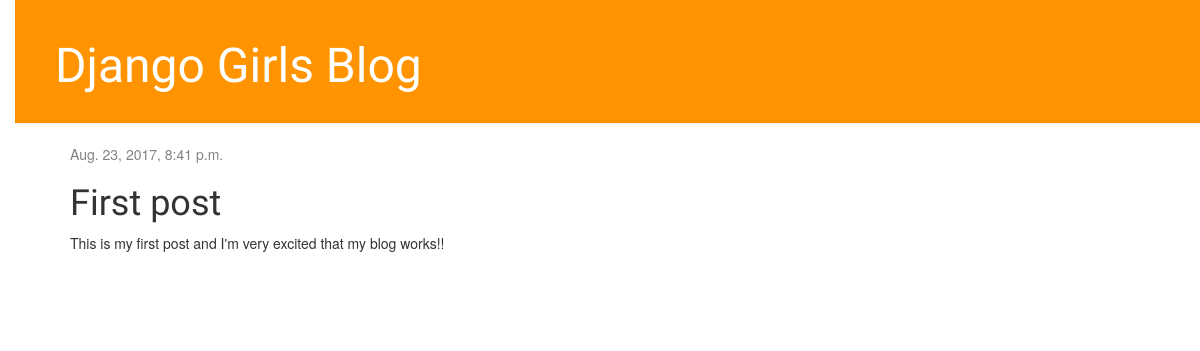
Before: /post/1/ with the older database file.
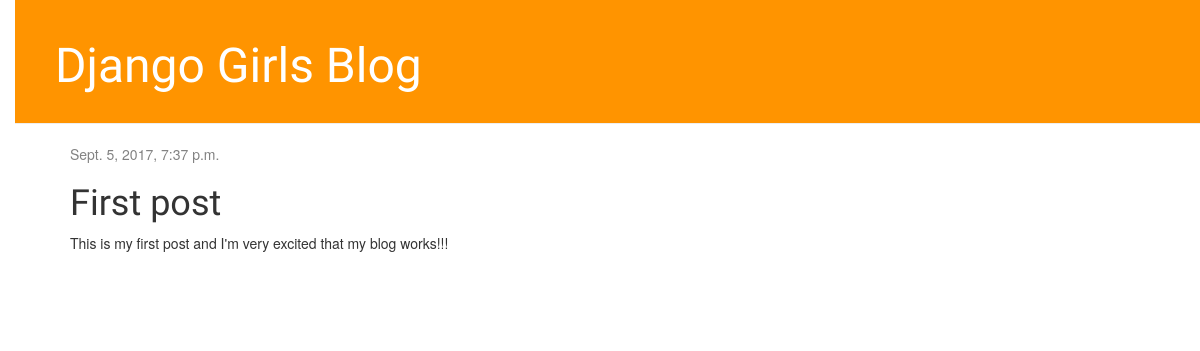
After: the same page with the newer database file.
### blog/models.py (models this page shows, shortened)
class Post(models.Model):
    author = models.ForeignKey('auth.User')
    title = models.CharField(max_length=200)
    text = models.TextField()
    created_date = models.DateTimeField(
            default=timezone.now)
    published_date = models.DateTimeField(
            blank=True, null=True)

### blog/views.py (the view)
# urls.py: url(r'^post/(?P<pk>\d+)/$', views.post_detail, name='post_detail'),
def post_detail(request, pk):
   post = get_object_or_404(Post, pk=pk)
   return render(request, 'blog/post_detail.html', {'post': post})

### blog/templates/blog/post_detail.html (shortened to what this page needs)
{% extends 'blog/base.html' %}
{% load staticfiles %}
		{% block content %}
		<div class="post">
        {% if post.published_date %}
            <div class="date">
                {{ post.published_date }}
            </div>
        {% endif %}
        <h1>{{ post.title }}</h1>
        <p>{{ post.text|linebreaksbr }}</p>
		</div>
		{% endblock %}

### blog/templates/blog/base.html (shortened to what this page needs)
{% load staticfiles %}
<html>
    <head>
		<link rel="stylesheet" href="//maxcdn.bootstrapcdn.com/bootstrap/3.2.0/css/bootstrap.min.css">
		<link rel="stylesheet" href="//maxcdn.bootstrapcdn.com/bootstrap/3.2.0/css/bootstrap-theme.min.css">
		<link rel="stylesheet" href="{% static 'css/blog.css' %}">
    </head>
    <body>
    <div class="page-header">
        <h1><a href="/">Django Girls Blog</a></h1>
    </div>
    <div class="content container">
        <div class="row">
            <div class="col-md-8">
            {% block content %}
            {% endblock %}
            </div>
        </div>
    </div>
	</body>
</html>

### blog/static/css/blog.css (style rules this page uses)
h1 a { color: #FCA205; font-family: 'Lobster'; }
body { padding-left: 15px; }
.page-header { background-color: #ff9400; margin-top: 0; padding: 20px 20px 20px 40px; }
.page-header h1, .page-header h1 a, .page-header h1 a:visited, .page-header h1 a:active { color: #ffffff; font-size: 36pt; text-decoration: none; }
.content { margin-left: 40px; }
h1, h2, h3, h4 { font-family: 'Lobster', cursive; }
.date { color: #828282; }
.post { margin-bottom: 70px; }

Changed rows visible on the page:
changed Post "First post": published_date "Aug. 23, 2017, 8:41 p.m." → "Sept. 5, 2017, 7:37 p.m."; text "This is my first post and I'm very excited that my blog works!!" → "This is my first post and I'm very excited that my blog works!!!"
